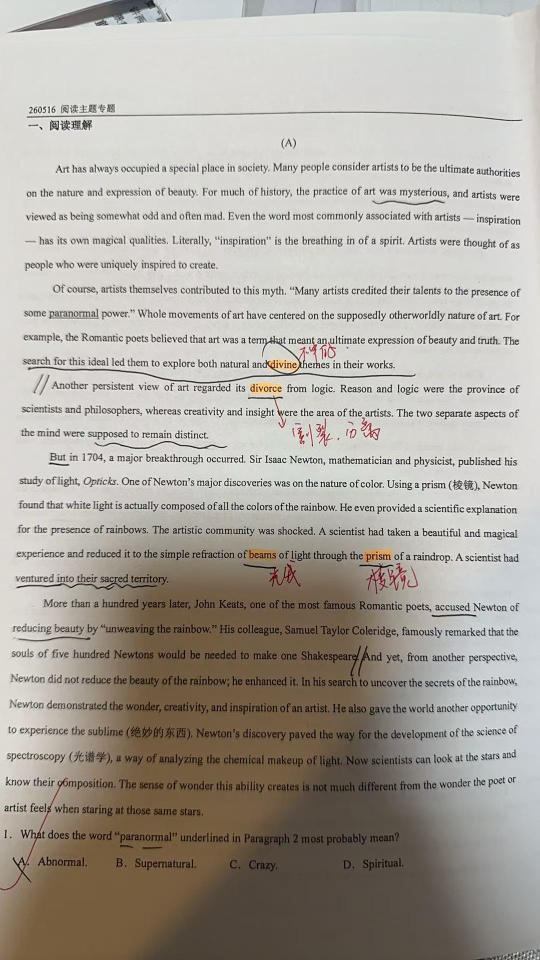
#> input picture temp/tests/01.jpg, 1080 x 1920 px, found by its file name (shown at 1/2 size)
$ python find_divorce_location.py
#> lines starting #> are read from the running program, lines starting #| are printed output that depends on the picture; after the words box and inside, x2 and y2 are one past the last pixel; in counts of white or black regions, pixels touching at a corner belong together
#!/usr/bin/env python3
"""用模板匹配在 01.jpg 中找到 01_divorce.jpg 的位置"""
import cv2
import numpy as np

# 读取原图和模板
img = cv2.imread('temp/tests/01.jpg')
#> img is the input picture: shape (1920, 1080, 3); mean B, G, R 158.1, 166.1, 171.4
template = cv2.imread('temp/tests/01_divorce.jpg')
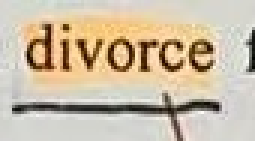
#> input picture temp/tests/01_divorce.jpg, 85 x 47 px, found by its file name (shown 3 times larger)
#> template is the input picture: shape (47, 85, 3); mean B, G, R 165.7, 188.6, 203.3

h, w = img.shape[:2]
#> h = 1920; w = 1080
th, tw = template.shape[:2]
#> th = 47; tw = 85
print(f"原图: {w}x{h}, 模板: {tw}x{th}")
#| 原图: 1080x1920, 模板: 85x47

# 模板匹配
result = cv2.matchTemplate(img, template, cv2.TM_CCOEFF_NORMED)
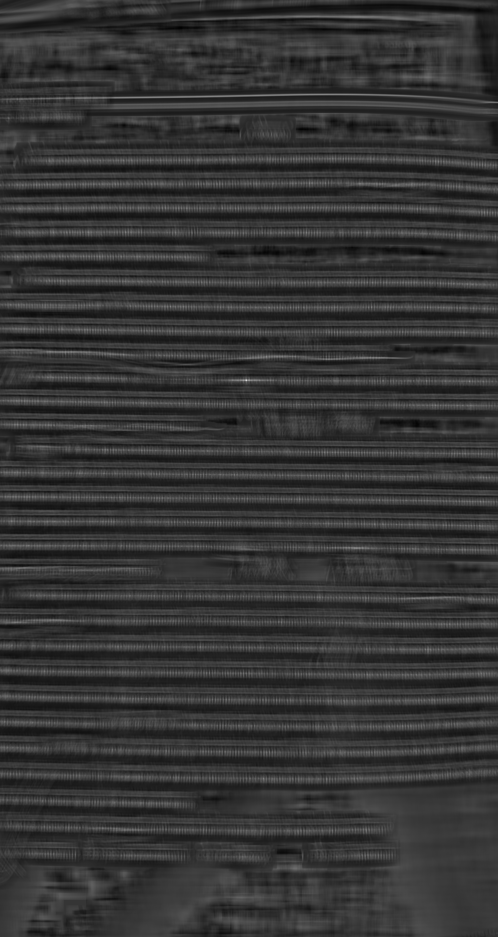
#> result: shape (1874, 996) float32 (shown at 1/2 size); min -0.264, max 0.999, mean -0.00131; drawn with min black and max white
min_val, max_val, min_loc, max_loc = cv2.minMaxLoc(result)
#> min_val = -0.264; max_val = 0.999; min_loc = (359, 56); max_loc = (492, 760)

print(f"最佳匹配位置: {max_loc} (置信度: {max_val:.3f})")
#| 最佳匹配位置: (492, 760) (置信度: 0.999)
print(f"匹配区域: x={max_loc[0]}-{max_loc[0]+tw}, y={max_loc[1]}-{max_loc[1]+th}")
#| 匹配区域: x=492-577, y=760-807

# 在原图上标注 divorce 的位置
marked = img.copy()
cv2.rectangle(marked, max_loc, (max_loc[0]+tw, max_loc[1]+th), (0, 0, 255), 3)
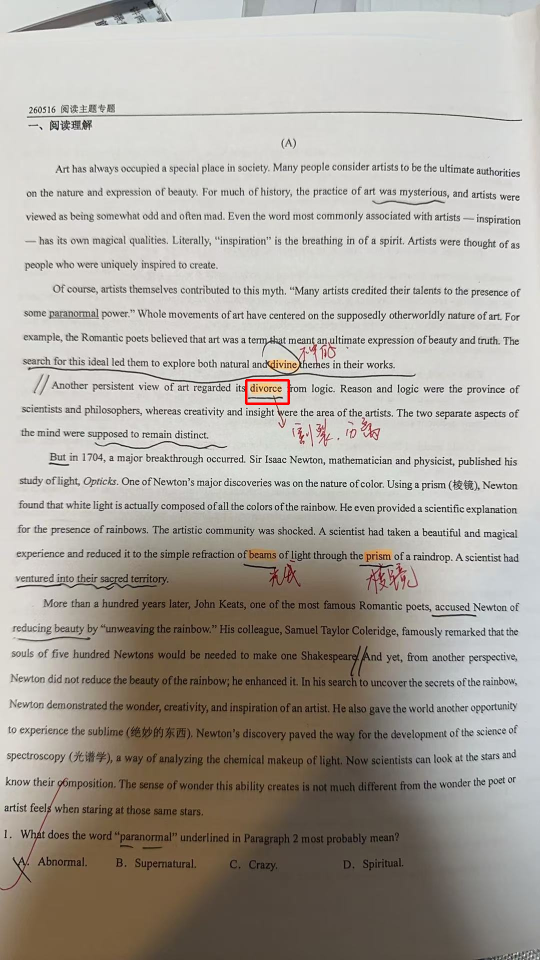
#> marked: shape (1920, 1080, 3) (shown at 1/2 size); 0.06% of pixels changed, all inside (x1, y1, x2, y2) = (490, 758, 580, 810)
cv2.imwrite('/tmp/01_divorce_location.jpg', marked)
print(f"标注图已保存: /tmp/01_divorce_location.jpg")

# 裁剪 divorce 周围更大的区域，分析为什么 OCR 漏掉了它
margin = 100
x0 = max(0, max_loc[0] - margin)
#> x0 = 392
y0 = max(0, max_loc[1] - margin)
#> y0 = 660
x1 = min(w, max_loc[0] + tw + margin)
#> x1 = 677
y1 = min(h, max_loc[1] + th + margin)
#> y1 = 907
context = img[y0:y1, x0:x1]
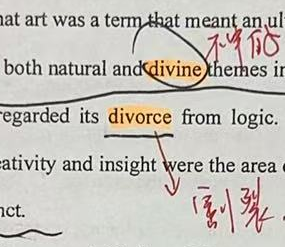
#> context: shape (247, 285, 3); mean B, G, R 188.7, 195.1, 198.8
cv2.imwrite('/tmp/01_divorce_context.jpg', context)
print(f"上下文区域已保存: /tmp/01_divorce_context.jpg (x={x0}-{x1}, y={y0}-{y1})")
#> (printed output is left out)

# 分析 divorce 区域的像素特征
divorce_region = img[max_loc[1]:max_loc[1]+th, max_loc[0]:max_loc[0]+tw]
gray = cv2.cvtColor(divorce_region, cv2.COLOR_BGR2GRAY)
hsv = cv2.cvtColor(divorce_region, cv2.COLOR_BGR2HSV)
#> hsv: shape (47, 85, 3); mean H, S, V 25.9, 54, 203.8

print(f"\ndivorce 区域像素特征:")
print(f"  灰度: mean={gray.mean():.1f}, min={gray.min()}, max={gray.max()}")
#|   灰度: mean=190.4, min=1, max=248
print(f"  HSV: H mean={hsv[:,:,0].mean():.1f}, S mean={hsv[:,:,1].mean():.1f}, V mean={hsv[:,:,2].mean():.1f}")
#|   HSV: H mean=25.9, S mean=54.0, V mean=203.8

# 检查这个区域是否有高亮色
h, s, v = cv2.split(hsv)
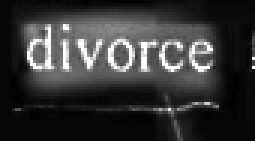
#> s: shape (47, 85) (shown 3 times larger); min 0, max 255, mean 54
highlight_mask = (s > 40) & (v > 120)
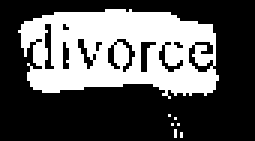
#> highlight_mask: shape (47, 85) bool (shown 3 times larger); 34.7% white; 7 white regions (6 under 20 px), largest, box (x1, y1, x2, y2) and area: (6, 3, 73, 33) 1379
highlight_ratio = highlight_mask.sum() / highlight_mask.size
#> highlight_ratio = 0.347
print(f"  高亮像素比例: {highlight_ratio:.3f}")
#|   高亮像素比例: 0.347

# 分析为什么 OCR 漏掉了这个词
print(f"\n=== 分析 OCR 漏掉的原因 ===")
print(f"  divorce 词尺寸: {tw}x{th} 像素")
#|   divorce 词尺寸: 85x47 像素
print(f"  在 1080x1920 图片中，这个词相对较小")
print(f"  PaddleOCR det 模型的 limit_side_len 默认 960，图片会被缩小")
print(f"  缩小后 divorce 词尺寸: {tw*960/1080:.0f}x{th*960/1920:.0f} 像素（可能太小被漏掉）")
#|   缩小后 divorce 词尺寸: 76x24 像素（可能太小被漏掉）

# 尝试对 divorce 周围区域单独 OCR
import base64, requests
context_bigger = img[max(0, max_loc[1]-50):max_loc[1]+th+50,
                     max(0, max_loc[0]-200):min(w, max_loc[0]+tw+200)]
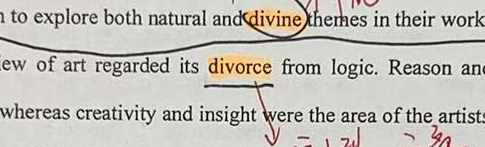
#> context_bigger: shape (147, 485, 3); mean B, G, R 187.3, 193.4, 196.4
_, buffer = cv2.imencode('.jpg', context_bigger)
img_b64 = base64.b64encode(buffer).decode()
#> (the run stopped early here; a loop or call above may not have finished)
